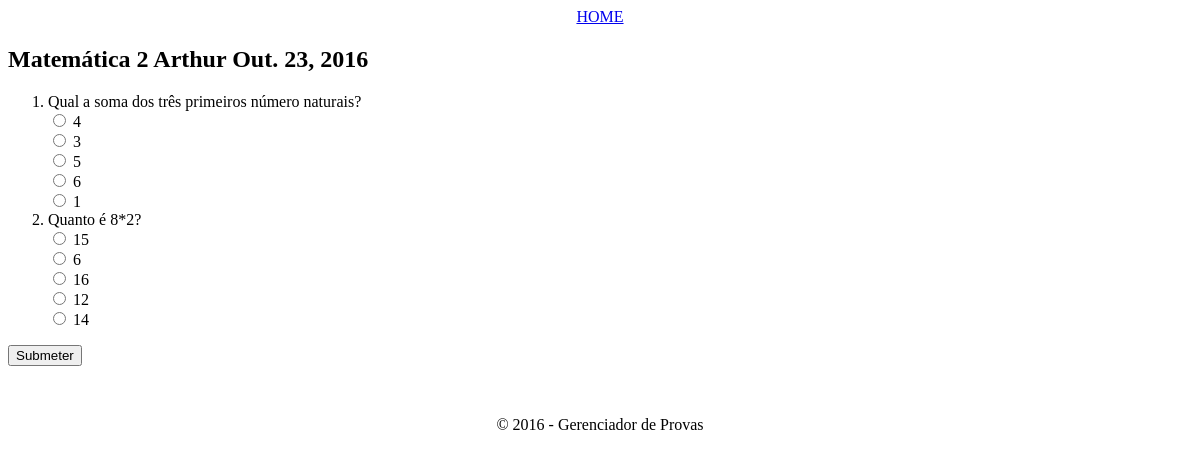
The app's page /provas/7/responder, older data.
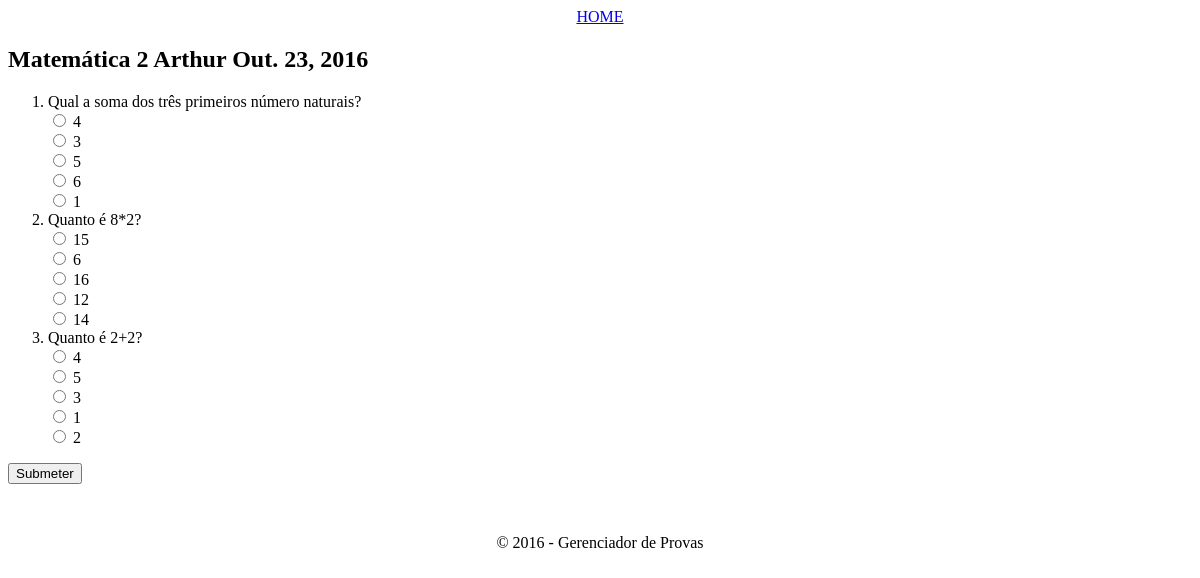
The same page, newer data.
### provas/models.py (models this page shows, shortened)
class Questao(models.Model):
	ALTERNATIVA_CERTA = ((1, 'a'), (2, 'b'), (3, 'c'), (4, 'd'), (5, 'e'))
	prova                = models.ForeignKey(Prova, on_delete=models.CASCADE)
	enunciado            = models.CharField(null=True, max_length=200)
	alternativa_a        = models.CharField(null=True, max_length=50)
	alternativa_b        = models.CharField(null=True, max_length=50)
	alternativa_c        = models.CharField(null=True, max_length=50)
	alternativa_d        = models.CharField(null=True, max_length=50)
	alternativa_e 		 = models.CharField(null=True, max_length=50)
	alternativa_correta  = models.IntegerField(choices=ALTERNATIVA_CERTA)

### provas/views.py (the view)
# urls.py: url(r'^provas/(?P<id>\d+)/responder', views.ResponderProvaFormView.as_view(), name='responder_prova'),
class ResponderProvaFormView(TemplateView):
	template_name = 'provas/responder_prova.html'
	def get_context_data(self, **kwargs):
		provas = Prova.objects.get(id=self.kwargs['id'])
		questoes = provas.questao_set.all()
		acertos = self.acertos
		total   = self.questoes.count()
		success = self.success
		context = {
			'provas': provas,
			'questoes': questoes,
			'acertos': acertos,
			'total': total,
			'success': success,
		}
		return context
	def get(self, request, *args, **kwargs):
		provas = Prova.objects.get(id=self.kwargs['id'])
		self.questoes = provas.questao_set.all()
		self.respostas_list   = []
		self.questao_ids      = []
		self.questao_ids_fake = []
		self.alternativa_list = []
		self.acertos          = 0
		self.success          = False
		for resposta in range(0, (self.questoes.count())):
			self.questao_ids_fake.append(self.questoes.values_list('id')[resposta])
			self.questao_ids.append(''.join(map(str, self.questao_ids_fake[resposta])))
		for resposta in range(0, self.questoes.count()):
			x = self.questao_ids[resposta]
			self.respostas_list.append(request.GET.get(str(x)))
		self.questao_list = Questao.objects.filter(id__in=self.questao_ids)
		for x in range(0, (self.questoes.count())):
			alt_list = [
				(self.questao_list[x].alternativa_a),
				(self.questao_list[x].alternativa_b),
				(self.questao_list[x].alternativa_c),
				(self.questao_list[x].alternativa_d),
				(self.questao_list[x].alternativa_e)
			]
			self.alternativa_list.append(alt_list)
		for resposta in range(1, self.questoes.count()+1):
			if self.respostas_list[resposta-1] == self.alternativa_list[resposta-1][self.questao_list[resposta-1].alternativa_correta-1]:
				self.acertos += 1
				self.success = True
			elif self.respostas_list[resposta-1] is None:
				self.success = False
			else:
				self.success = True
		return self.render_to_response(
			self.get_context_data(
				success = True
			)
		)

### provas/templates/provas/responder_prova.html (shortened to what this page needs)
{% extends "provas/base.html" %}
{% block content %}
	<h2>{{ provas.disciplina }} {{ provas.nivel}} {{ provas.autor }} {{ provas.data }}</h2>
	{% if success %}
		<p>Você acertou {{ acertos }}/{{ total }}</p>
	{% else %}
	<form action="{% url 'responder_prova' provas.id %}" method="get">
		<ol type="1">
		{% for questao in questoes %}
			<li>{{ questao.enunciado }}</li>
				<input type="radio" name="{{ questao.id }}" value="{{ questao.alternativa_a }}">
				<label>{{ questao.alternativa_a }}</label><br>
				<input type="radio" name="{{ questao.id }}" value="{{ questao.alternativa_b }}">
				<label>{{ questao.alternativa_b }}</label><br>
				<input type="radio" name="{{ questao.id }}" value="{{ questao.alternativa_c }}">
				<label>{{ questao.alternativa_c }}</label><br>
				<input type="radio" name="{{ questao.id }}" value="{{ questao.alternativa_d }}">
				<label>{{ questao.alternativa_d }}</label><br>
				<input type="radio" name="{{ questao.id }}" value="{{ questao.alternativa_e }}">
				<label>{{ questao.alternativa_e }}</label>
		{% endfor %}
		</ol>
		<input type="submit" value="Submeter"></input>
	</form>
	{% endif %}
{% endblock %}

Row changes from the older to the newer data that the page shows:
added Questao: enunciado "Quanto é 2+2?", alternativa_a "4", alternativa_b "5", alternativa_c "3", alternativa_d "1", alternativa_e "2"
